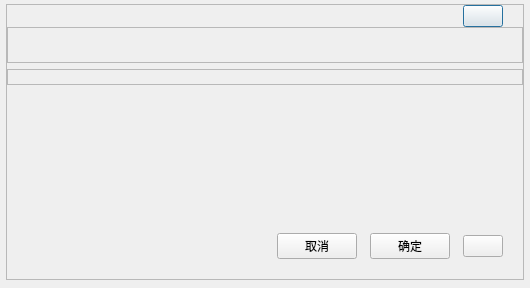
<?xml version="1.0" encoding="UTF-8"?>
<ui version="4.0">
 <class>MsgBox</class>
 <widget class="QDialog" name="MsgBox">
  <property name="geometry">
   <rect>
    <x>0</x>
    <y>0</y>
    <width>530</width>
    <height>288</height>
   </rect>
  </property>
  <property name="windowTitle">
   <string>Dialog</string>
  </property>
  <layout class="QVBoxLayout" name="verticalLayout_2">
   <property name="spacing">
    <number>0</number>
   </property>
   <property name="leftMargin">
    <number>6</number>
   </property>
   <property name="topMargin">
    <number>4</number>
   </property>
   <property name="rightMargin">
    <number>6</number>
   </property>
   <property name="bottomMargin">
    <number>8</number>
   </property>
   <item>
    <widget class="QFrame" name="frame">
     <property name="frameShape">
      <enum>QFrame::StyledPanel</enum>
     </property>
     <property name="frameShadow">
      <enum>QFrame::Raised</enum>
     </property>
     <layout class="QVBoxLayout" name="verticalLayout_3">
      <property name="spacing">
       <number>0</number>
      </property>
      <property name="leftMargin">
       <number>0</number>
      </property>
      <property name="topMargin">
       <number>0</number>
      </property>
      <property name="rightMargin">
       <number>0</number>
      </property>
      <property name="bottomMargin">
       <number>0</number>
      </property>
      <item>
       <widget class="QWidget" name="wid_title" native="true">
        <layout class="QHBoxLayout" name="horizontalLayout_4">
         <property name="spacing">
          <number>0</number>
         </property>
         <property name="leftMargin">
          <number>20</number>
         </property>
         <property name="topMargin">
          <number>0</number>
         </property>
         <property name="rightMargin">
          <number>20</number>
         </property>
         <property name="bottomMargin">
          <number>0</number>
         </property>
         <item>
          <widget class="QLabel" name="lb_title">
           <property name="text">
            <string/>
           </property>
          </widget>
         </item>
         <item>
          <spacer name="horizontalSpacer_7">
           <property name="orientation">
            <enum>Qt::Horizontal</enum>
           </property>
           <property name="sizeHint" stdset="0">
            <size>
             <width>310</width>
             <height>20</height>
            </size>
           </property>
          </spacer>
         </item>
         <item>
          <widget class="QPushButton" name="btn_close">
           <property name="text">
            <string/>
           </property>
          </widget>
         </item>
        </layout>
       </widget>
      </item>
      <item>
       <layout class="QVBoxLayout" name="verticalLayout">
        <property name="spacing">
         <number>6</number>
        </property>
        <property name="topMargin">
         <number>0</number>
        </property>
        <item>
         <widget class="QFrame" name="frame_3">
          <property name="frameShape">
           <enum>QFrame::StyledPanel</enum>
          </property>
          <property name="frameShadow">
           <enum>QFrame::Raised</enum>
          </property>
          <layout class="QHBoxLayout" name="horizontalLayout_7">
           <property name="leftMargin">
            <number>0</number>
           </property>
           <property name="topMargin">
            <number>0</number>
           </property>
           <property name="rightMargin">
            <number>0</number>
           </property>
           <property name="bottomMargin">
            <number>0</number>
           </property>
           <item>
            <layout class="QHBoxLayout" name="top_title">
             <property name="topMargin">
              <number>10</number>
             </property>
             <property name="bottomMargin">
              <number>10</number>
             </property>
             <item>
              <spacer name="horizontalSpacer_8">
               <property name="orientation">
                <enum>Qt::Horizontal</enum>
               </property>
               <property name="sizeHint" stdset="0">
                <size>
                 <width>0</width>
                 <height>0</height>
                </size>
               </property>
              </spacer>
             </item>
             <item>
              <widget class="QLabel" name="lb_exclamation">
               <property name="text">
                <string/>
               </property>
              </widget>
             </item>
             <item>
              <widget class="QLabel" name="lb_top_title">
               <property name="text">
                <string/>
               </property>
              </widget>
             </item>
             <item>
              <spacer name="horizontalSpacer_9">
               <property name="orientation">
                <enum>Qt::Horizontal</enum>
               </property>
               <property name="sizeHint" stdset="0">
                <size>
                 <width>0</width>
                 <height>0</height>
                </size>
               </property>
              </spacer>
             </item>
            </layout>
           </item>
          </layout>
         </widget>
        </item>
        <item>
         <widget class="QFrame" name="frame_2">
          <property name="frameShape">
           <enum>QFrame::StyledPanel</enum>
          </property>
          <property name="frameShadow">
           <enum>QFrame::Raised</enum>
          </property>
          <layout class="QHBoxLayout" name="horizontalLayout_5">
           <property name="leftMargin">
            <number>0</number>
           </property>
           <property name="topMargin">
            <number>0</number>
           </property>
           <property name="rightMargin">
            <number>0</number>
           </property>
           <property name="bottomMargin">
            <number>0</number>
           </property>
           <item>
            <layout class="QHBoxLayout" name="horizontalLayout_6">
             <property name="leftMargin">
              <number>23</number>
             </property>
             <property name="topMargin">
              <number>0</number>
             </property>
             <property name="rightMargin">
              <number>23</number>
             </property>
             <property name="bottomMargin">
              <number>0</number>
             </property>
             <item>
              <widget class="QLabel" name="lb_top_title1">
               <property name="text">
                <string/>
               </property>
               <property name="wordWrap">
                <bool>false</bool>
               </property>
              </widget>
             </item>
            </layout>
           </item>
          </layout>
         </widget>
        </item>
        <item>
         <layout class="QHBoxLayout" name="horizontalLayout_3">
          <property name="spacing">
           <number>0</number>
          </property>
          <property name="leftMargin">
           <number>23</number>
          </property>
          <property name="rightMargin">
           <number>23</number>
          </property>
          <item>
           <widget class="QLabel" name="lab_msg">
            <property name="text">
             <string/>
            </property>
           </widget>
          </item>
         </layout>
        </item>
        <item>
         <spacer name="verticalSpacer_4">
          <property name="orientation">
           <enum>Qt::Vertical</enum>
          </property>
          <property name="sizeHint" stdset="0">
           <size>
            <width>20</width>
            <height>20</height>
           </size>
          </property>
         </spacer>
        </item>
       </layout>
      </item>
      <item>
       <layout class="QHBoxLayout" name="horizontalLayout_2"/>
      </item>
      <item>
       <layout class="QHBoxLayout" name="horizontalLayout">
        <property name="spacing">
         <number>13</number>
        </property>
        <item>
         <spacer name="horizontalSpacer">
          <property name="orientation">
           <enum>Qt::Horizontal</enum>
          </property>
          <property name="sizeHint" stdset="0">
           <size>
            <width>40</width>
            <height>10</height>
           </size>
          </property>
         </spacer>
        </item>
        <item>
         <widget class="QPushButton" name="btn_cancel">
          <property name="cursor">
           <cursorShape>PointingHandCursor</cursorShape>
          </property>
          <property name="text">
           <string>取消</string>
          </property>
         </widget>
        </item>
        <item>
         <widget class="QPushButton" name="btn_ok">
          <property name="cursor">
           <cursorShape>PointingHandCursor</cursorShape>
          </property>
          <property name="text">
           <string>确定</string>
          </property>
         </widget>
        </item>
        <item>
         <widget class="QPushButton" name="btn_tmp">
          <property name="text">
           <string/>
          </property>
         </widget>
        </item>
        <item>
         <spacer name="horizontalSpacer_2">
          <property name="orientation">
           <enum>Qt::Horizontal</enum>
          </property>
          <property name="sizeType">
           <enum>QSizePolicy::Fixed</enum>
          </property>
          <property name="sizeHint" stdset="0">
           <size>
            <width>20</width>
            <height>15</height>
           </size>
          </property>
         </spacer>
        </item>
       </layout>
      </item>
      <item>
       <spacer name="verticalSpacer_2">
        <property name="orientation">
         <enum>Qt::Vertical</enum>
        </property>
        <property name="sizeType">
         <enum>QSizePolicy::Fixed</enum>
        </property>
        <property name="sizeHint" stdset="0">
         <size>
          <width>20</width>
          <height>20</height>
         </size>
        </property>
       </spacer>
      </item>
     </layout>
    </widget>
   </item>
  </layout>
 </widget>
 <resources/>
 <connections/>
</ui>
